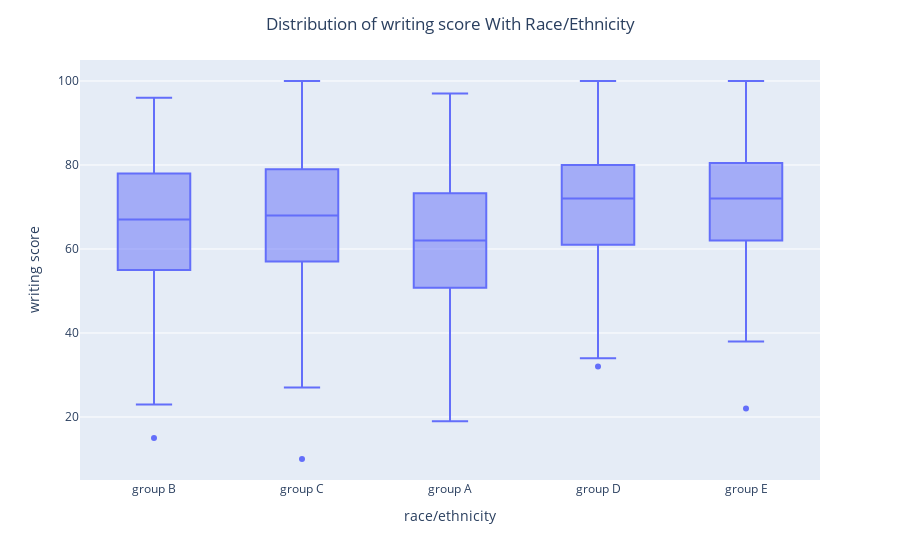

Here is the notebook cell this chart was saved with:
### Code cell
fig = express.box(df, x='race/ethnicity', y='writing score',labels=dict(
            Total="Passenger Class", Day_Avg="Age"))
fig.update_layout(title_text='Distribution of writing score With Race/Ethnicity',title_x=0.5)
fig.show()

### Figure 1 — Plotly figure (JSON) as saved in the notebook; plotly's stock layout.template omitted (floating-point values rounded to 4 significant figures; data arrays with more than 128 entries replaced by an {"elided": "..."} marker saying what was removed)
{"data": [{"alignmentgroup": "True", "hovertemplate": "race/ethnicity=%{x}<br>writing score=%{y}<extra></extra>", "legendgroup": "", "marker": {"color": "#636efa"}, "name": "", "notched": false, "offsetgroup": "", "orientation": "v", "showlegend": false, "type": "box", "x": {"elided": "1000 str values"}, "x0": " ", "xaxis": "x", "y": {"elided": "1000 int values"}, "y0": " ", "yaxis": "y"}], "layout": {"boxmode": "group", "legend": {"tracegroupgap": 0}, "margin": {"t": 60}, "title": {"text": "Distribution of writing score With Race/Ethnicity", "x": 0.5}, "xaxis": {"anchor": "y", "domain": [0, 1], "title": {"text": "race/ethnicity"}}, "yaxis": {"anchor": "x", "domain": [0, 1], "title": {"text": "writing score"}}}}
